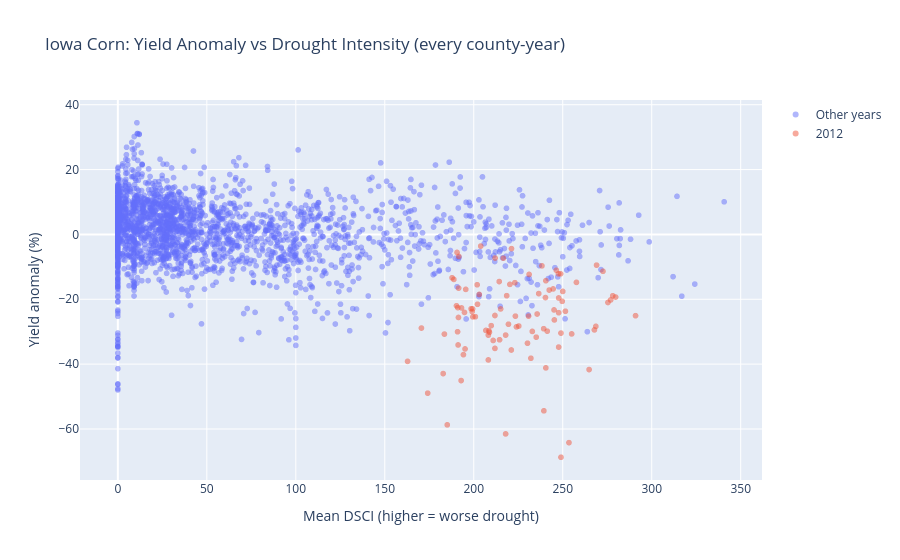

The notebook cell saved with this chart:
### Code cell
# County-level scatter: does higher drought intensity predict worse yield anomaly?
# yield_anomaly_pct removes the long-term trend, so we're comparing to each county's own baseline

reported = ia_corn[ia_corn["yield_anomaly_pct"].notna()].copy()

fig = px.scatter(
    reported, x="mean_dsci", y="yield_anomaly_pct",
    color=reported["year"].eq(2012).map({True: "2012", False: "Other years"}),
    opacity=0.5,
    title="Iowa Corn: Yield Anomaly vs Drought Intensity (every county-year)",
    labels={
        "mean_dsci": "Mean DSCI (higher = worse drought)",
        "yield_anomaly_pct": "Yield anomaly (%)",
        "color": "",
    },
)
fig.show()

### Figure 1 — Plotly figure (JSON) as saved in the notebook; plotly's stock layout.template omitted (floating-point values rounded to 4 significant figures; data arrays with more than 128 entries replaced by an {"elided": "..."} marker saying what was removed)
{"data": [{"hovertemplate": "=Other years<br>Mean DSCI (higher = worse drought)=%{x}<br>Yield anomaly (%)=%{y}<extra></extra>", "legendgroup": "Other years", "marker": {"color": "#636efa", "opacity": 0.5, "symbol": "circle"}, "mode": "markers", "name": "Other years", "showlegend": true, "type": "scattergl", "x": {"elided": "2371 float values"}, "xaxis": "x", "y": {"elided": "2371 float values"}, "yaxis": "y"}, {"hovertemplate": "=2012<br>Mean DSCI (higher = worse drought)=%{x}<br>Yield anomaly (%)=%{y}<extra></extra>", "legendgroup": "2012", "marker": {"color": "#EF553B", "opacity": 0.5, "symbol": "circle"}, "mode": "markers", "name": "2012", "showlegend": true, "type": "scattergl", "x": [195.1, 183.5, 187.8, 249.0, 211.9, 239.3, 241.3, 240.3, 209.8, 245.1, 242.4, 230.2, 290.9, 264.8, 208.5, 220.3, 267.8, 214.3, 190.9, 192.9, 203.9, 195.5, 235.6, 225.3, 199.5, 253.5, 185.1, 249.0, 203.1, 191.6, 249.7, 216.6, 191.5, 217.9, 236.5, 198.5, 255.0, 240.5, 214.5, 251.5, 275.4, 246.4, 199.3, 202.1, 193.1, 279.7, 218.5, 230.8, 247.7, 247.7, 221.1, 223.4, 232.9, 210.9, 238.3, 224.0, 235.1, 190.6, 208.2, 231.1, 194.2, 211.9, 208.2, 250.0, 194.8, 219.5, 208.8, 239.4, 191.0, 188.8, 223.1, 212.0, 170.6, 221.2, 232.1, 269.0, 201.9, 191.4, 244.6, 174.1, 268.6, 206.8, 199.1, 247.7, 248.8, 247.6, 162.8, 182.8, 245.3, 240.5, 191.2, 200.9, 217.9, 278.1, 272.6, 190.3, 215.1, 276.9, 257.7], "xaxis": "x", "y": [-35.32, -30.74, -13.37, -68.72, -35.15, -29.08, -29.83, -19.47, -28.14, -23.29, -17.16, -33.55, -25.06, -41.68, -29.72, -15.41, -29.45, -14.54, -30.02, -45.07, -3.6, -16.95, -24.54, -28.25, -25.43, -64.21, -58.73, -30.43, -18.51, -6.78, -20.63, -7.33, -16.56, -31.05, -18.25, -22.93, -30.68, -14.28, -32.49, -23.69, -20.99, -11.06, -22.96, -21.54, -22.67, -19.32, -18.89, -25.2, -34.75, -19.6, -35.64, -25.2, -29.91, -32.7, -9.7, -28.51, -31.68, -5.56, -38.71, -12.34, -37.08, -25.0, -31.06, -17.57, -24.06, -27.69, -30.18, -54.4, -22.58, -13.87, -14.88, -7.29, -28.88, -4.38, -38.19, -9.47, -15.53, -25.61, -16.81, -48.95, -28.35, -29.61, -23.81, -24.14, -12.16, -12.17, -39.15, -42.92, -26.37, -41.16, -34.09, -25.38, -61.52, -18.92, -11.37, -22.01, -22.98, -20.21, -14.79], "yaxis": "y"}], "layout": {"legend": {"title": {"text": ""}, "tracegroupgap": 0}, "title": {"text": "Iowa Corn: Yield Anomaly vs Drought Intensity (every county-year)"}, "xaxis": {"anchor": "y", "domain": [0.0, 1.0], "title": {"text": "Mean DSCI (higher = worse drought)"}}, "yaxis": {"anchor": "x", "domain": [0.0, 1.0], "title": {"text": "Yield anomaly (%)"}}}}
